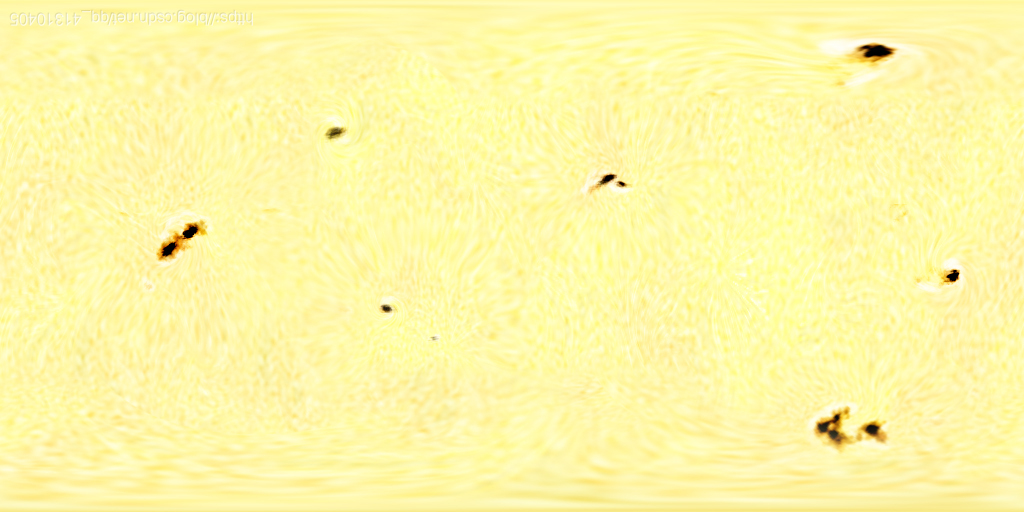
#> input picture 22451187柳江源/homework2/sun.jpg, 1024 x 512 px, found by its file name
$ python egg4.py
#> lines starting #> are read from the running program, lines starting #| are printed output that depends on the picture
import cv2
import numpy as np
import random
import time

# Constants
WIDTH, HEIGHT = 1000, 600  # Extended width of the image
BASKET_WIDTH, BASKET_HEIGHT = 100, 30
HEN_WIDTH, HEN_HEIGHT = 80, 60
EGG_WIDTH, EGG_HEIGHT = 20, 30
ROTTEN_EGG_WIDTH, ROTTEN_EGG_HEIGHT = 20, 30
INITIAL_EGG_SPEED = 3
BASKET_SPEED = 20
HEN_SPEED = 1  # Reduced hen speed
TEAM_NAME = "22451052"
TEAM_MEMBERS = ["qymm",]
LOGO_PATH = "./textures/sun.jpg"  # Replace with the actual path to the logo image
ASSISTANT_PROFESSOR = "press S to start"

# Initialize positions
hens = [(WIDTH // 2, 50)]
basket_pos = (WIDTH // 2, HEIGHT - 50)
eggs = []
rotten_eggs = []
score = 0
high_score = 0
egg_speed = INITIAL_EGG_SPEED
hen_direction = 1  # 1 for right, -1 for left
last_egg_drop_time = time.time()

# [69 lines left out: functions draw_hen, draw_basket, draw_egg, draw_rotten_egg, drop_egg, reset_game, not called in this run]

def draw_home_page(image):
    # Load and draw the logo at the top spanning from left to right
    logo = cv2.imread(LOGO_PATH)
#> logo is the input picture: shape (512, 1024, 3); mean B, G, R 168.8, 247.4, 253.8
    logo_height, logo_width = logo.shape[:2]
#> logo_height = 512; logo_width = 1024
    logo_resized = cv2.resize(logo, (WIDTH, 100))
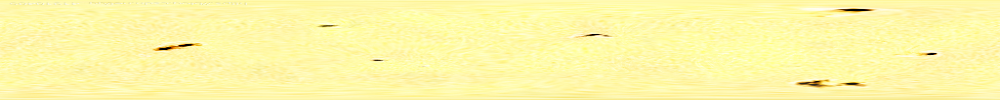
#> logo_resized: shape (100, 1000, 3); mean B, G, R 168.6, 247.3, 253.7
    image[0:100, 0:WIDTH] = logo_resized
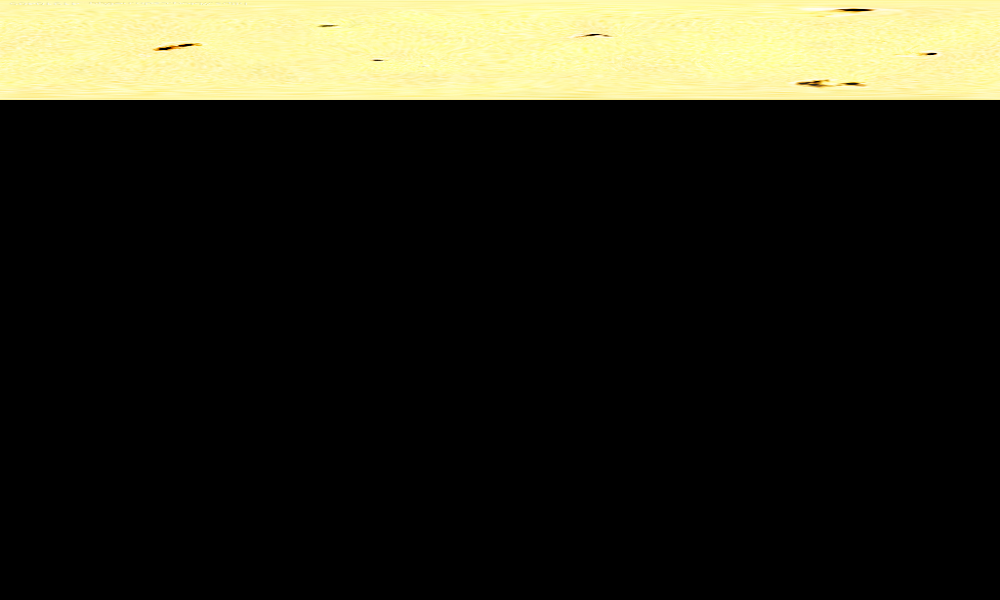
#> image: shape (600, 1000, 3); mean B, G, R 28.1, 41.2, 42.3

    # Draw the project name below the logo
    cv2.putText(image, "Egg Catcher", (WIDTH // 2 - 120, 180), cv2.FONT_HERSHEY_SIMPLEX, 1.5, (255, 255, 255), 2)

    # Draw the start button
    button_text = "Start Game"
    (w, h), _ = cv2.getTextSize(button_text, cv2.FONT_HERSHEY_SIMPLEX, 2, 2)
    button_x = WIDTH // 2 - w // 2
    button_y = HEIGHT // 2 - h // 2
    cv2.rectangle(image, (button_x - 10, button_y - 10), (button_x + w + 10, button_y + h + 10), (0, 255, 0), -1)
    cv2.putText(image, button_text, (button_x, button_y + h + 5), cv2.FONT_HERSHEY_SIMPLEX, 2, (0, 0, 0), 2)

    # Draw team name at the bottom
    cv2.putText(image, TEAM_NAME, (8, HEIGHT - 100), cv2.FONT_HERSHEY_SIMPLEX, 0.8, (255, 255, 255), 2)

    # Draw team members' names
    y_offset = HEIGHT - 40
    for member in TEAM_MEMBERS:
        cv2.putText(image, member, (5, y_offset), cv2.FONT_HERSHEY_SIMPLEX, 0.8, (200, 200, 200), 1)
        y_offset += 30
#> image: shape (600, 1000, 3); mean B, G, R 29.4, 51.9, 43.6
#> after the loop, y_offset = 590

    # Draw the assistant professor's name at the bottom right
    cv2.putText(image, ASSISTANT_PROFESSOR, (WIDTH - 300, HEIGHT - 20), cv2.FONT_HERSHEY_SIMPLEX, 0.50, (255, 255, 255), 2)
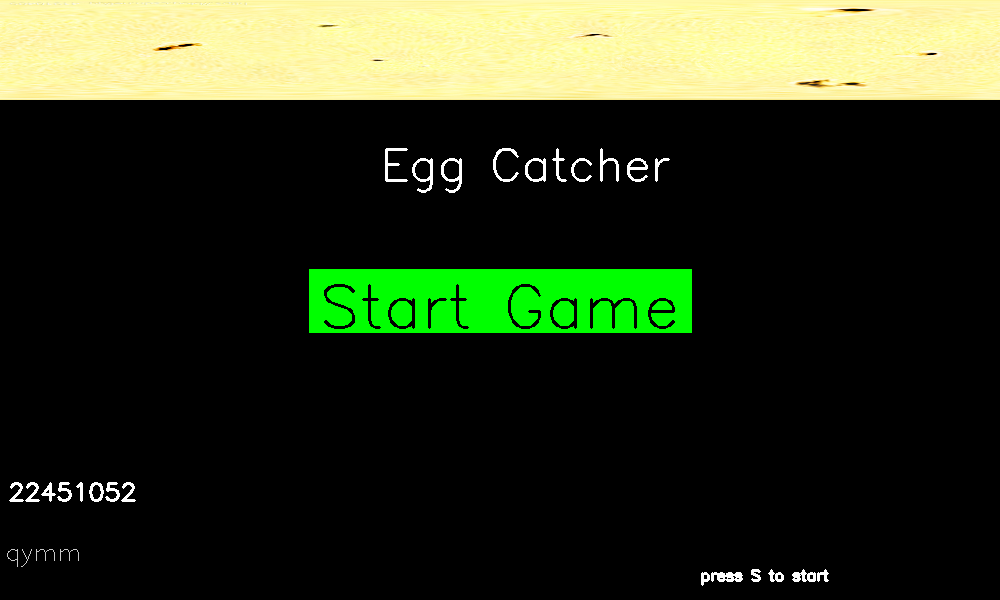
#> image: shape (600, 1000, 3); mean B, G, R 29.8, 52.3, 43.9

def main():
    # Create a blank image for the home page
    home_image = np.zeros((HEIGHT, WIDTH, 3), dtype=np.uint8)

    # Draw the home page elements
    draw_home_page(home_image)

    # Show the home page
    cv2.imshow("Hen Lays Eggs - Home", home_image)

    # Wait for user input to start the game
    while True:
        key = cv2.waitKey(0)
#> (key Esc is pressed here)
        if key == ord('s'):  # Press 's' to start the game
            break
        elif key == 27:  # Press ESC to quit
            cv2.destroyAllWindows()
            exit()
#> (the program exits here)
